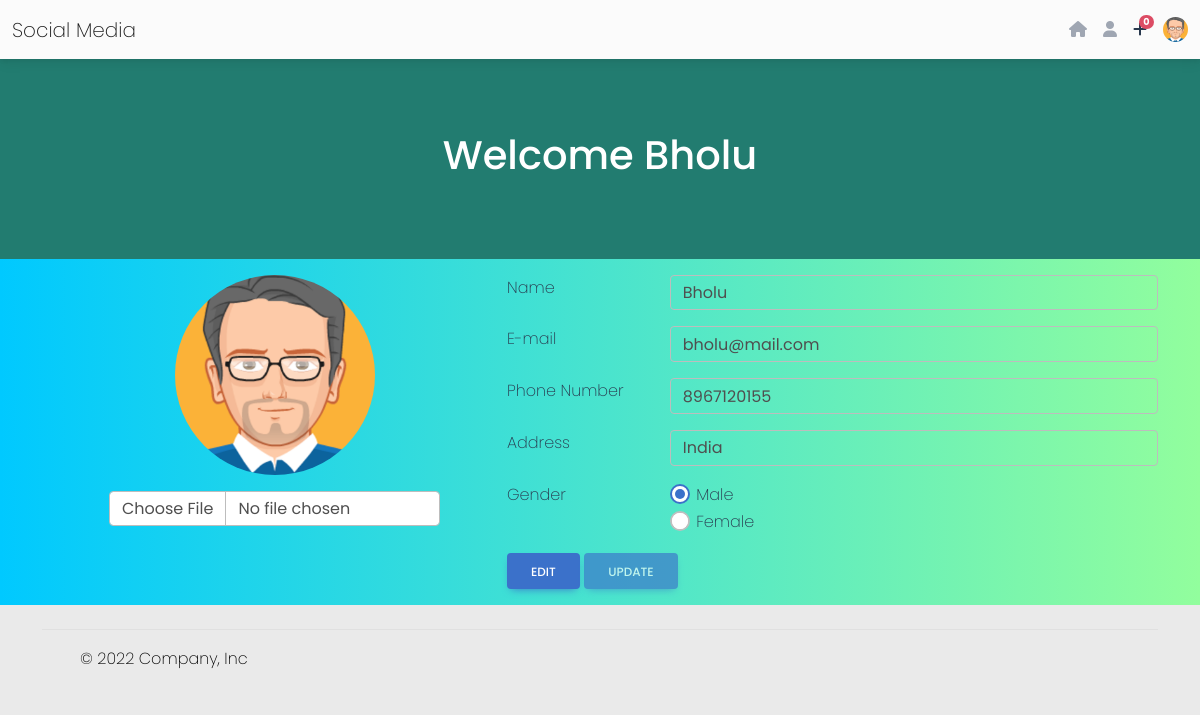
The page /my-account.php (signed in) on the database its author committed.
### tables this page shows
CREATE TABLE `tb_registration` (
  `id` int(10) NOT NULL,
  `name` varchar(255) NOT NULL,
  `email` varchar(255) NOT NULL,
  `password` varchar(255) NOT NULL,
  `phone` varchar(255) NOT NULL,
  `address` varchar(255) NOT NULL,
  `views` varchar(255) NOT NULL,
  `gender` varchar(255) NOT NULL,
  `profile_image` text NOT NULL
);

### db.php (called while the page is built)
<?php
function connect_database()
{
  $servername = "localhost";
  $username = "root";
  $password = "";
  $dbname = "social_media_db";
  $conn = new mysqli($servername, $username, $password, $dbname);
  if ($conn->connect_error) {
    die("Connection failed: " . $conn->connect_error);
  } else {
    return $conn;
  }
}

### functions.php (called while the page is built, shortened)
<?php
function retrive_data($id)
{
    $query = "Select * from tb_registration where id='$id'";
    $result = connect_database()->query($query);
    $row = $result->fetch_assoc();
    return $row;
}
function retrive_all_request($reciever_id)
{
    $query = "Select * from tb_request where requested_to = '$reciever_id'";
    $result = connect_database()->query($query);
    $row = $result->fetch_all();
    return $row;
}

### my-account.php (the view, shortened to what this page needs)
<?php
include("db.php");
include("functions.php");
$row = retrive_data($_COOKIE["login_auth"]);
$name = $row['name'];
$email = $row['email'];
$phone = $row['phone'];
$address = $row['address'];
$gender = $row['gender'];
?>
<?php include('includes/header.php'); ?>
<div class="row">
  <div class="col-lg-12  ">
    <div class="blue-header d-flex flex-column justify-content-center">
      <h1 class="text-center">Welcome <?= $name ?></h1>
    </div>
  </div>
</div>
<div class="gradient">
  <div class="container ">
    <div class="row justify-content-lg-between">
      <div class="col-lg-5 my-3 highlight">
        <div class="image-container ">
          <form action="<?php echo htmlspecialchars($_SERVER["PHP_SELF"]); ?>" method="POST"
            enctype="multipart/form-data">
            <div class="image-container">
              <img class="profile-image" src="uploads/<?= $profile_image ?>" />
            </div>
            <div class="row my-3 justify-content-center align-items-center">
              <input type="file" class="form-control imgUploadBtn" data-id="<?= $id; ?>" id="file" name="file"
                placeholder="Upload Your Photo" />
            </div>
          </form>
        </div>
      </div>
      <div class="col-lg-7">
        <form class="mt-3" action="<?php echo htmlspecialchars($_SERVER["PHP_SELF"]); ?>" method="POST">
          <div class="row my-3">
            <div class="col-lg-3">
              <label for="name">Name</label>
            </div>
            <div class="col-lg-9">
              <input type="text" class="form-control disabled-box bg-transparent" id="name" name="name"
                placeholder="Name" value="<?= $name ?>" disabled />
            </div>
          </div>
          <div class="row my-3">
            <div class="col-lg-3">
              <label for="email">E-mail</label>
            </div>
            <div class="col-lg-9">
              <input type="email" class="form-control disabled-box bg-transparent" id="email" name="email"
                placeholder="Email" value="<?= $email ?>" disabled />
            </div>
          </div>
          <div class="row my-3">
            <div class="col-lg-3">
              <label for="phone">Phone Number</label>
            </div>
            <div class="col-lg-9">
              <input type="tel" class="form-control disabled-box bg-transparent" id="phone" name="phone"
                value="<?= $phone ?>" placeholder="Phone Number" disabled />
            </div>
          </div>
          <div class="row my-3">
            <div class="col-lg-3">
              <label for="address">Address</label>
            </div>
            <div class="col-lg-9">
              <input type="address" class="form-control disabled-box bg-transparent" id="address" name="address"
                placeholder="Address" value="<?= $address ?>" disabled />
            </div>
          </div>
          <div class="row my-3">
            <div class="col-lg-3">
              <label for="gender">Gender</label>
            </div>
            <div class="col-lg-9">
              <div class="form-check">
                <input class="form-check-input" type="radio" name="gender" id="male" value="Male" <?php if (strtolower($gender) == "male") {
                  echo "checked";
                } ?> />
                <label class="form-check-label" for="male"> Male </label>
              </div>
              <div class="form-check">
                <input class="form-check-input" type="radio" name="gender" id="female" value="Female" <?php if (strtolower($gender) == "female") {
                  echo "checked";
                } ?> />
                <label class="form-check-label" for="female"> Female </label>
              </div>
            </div>
          </div>
          <div class="row my-3">
            <div class="col-lg-6">
              <a class=" btn btn-primary edit-button gy-3">Edit</a>
              <button class="btn btn-primary" type="submit" name="update" disabled>Update</button>
            </div>
          </div>
        </form>
      </div>
    </div>
  </div>
</div>
<?php include('includes/footer.php'); ?>

### includes/header.php (shortened to what this page needs)
<?php
if (isset($_COOKIE['login_auth'])) {
  $id = $_COOKIE["login_auth"];
  $query = "Select * from tb_registration where id='$id'";
  $result = connect_database()->query($query);
  $row = $result->fetch_assoc();
  $profile_image = $row['profile_image'];
}
$request_counter = 0;
?>
<!doctype html>
<html lang="en">
<head>
  <link href="https://cdnjs.cloudflare.com/ajax/libs/font-awesome/6.0.0/css/all.min.css" rel="stylesheet" />
  <link href="https://cdnjs.cloudflare.com/ajax/libs/mdb-ui-kit/6.0.1/mdb.min.css" rel="stylesheet" />
  <link rel="stylesheet" href="assets/css/style.css" />
</head>
<body>
  <header>
    <nav class="navbar navbar-expand-lg navbar-light bg-light">
      <div class="container-fluid">
        <div class="collapse navbar-collapse" id="navbarSupportedContent">
          <a class="navbar-brand mt-2 mt-lg-0" href="#">
            Social Media
          </a>
        </div>
        <?php if (isset($_COOKIE['login_auth'])) { ?>
          <div class="d-flex align-items-center">
            <a class="link-secondary me-3" href="index.php"><i class="fas fa-home"></i></a>
            <a class="link-secondary me-3" href="people.php"><i class="fas fa-user"></i></a>
            <div class="dropdown">
              <a class="text-reset me-3 dropdown-toggle hidden-arrow" href="#" id="navbarDropdownMenuLink" role="button"
                data-mdb-toggle="dropdown" aria-expanded="false">
                <i class="fa-solid fa-plus"></i>
                <span class="badge rounded-pill badge-notification bg-danger"><?=$request_counter?></span>
              </a>
                <?php
                $all_data = retrive_all_request($id);
                  ?>
            </div>
            <div class="dropdown">
              <a class="dropdown-toggle d-flex align-items-center hidden-arrow" href="#" id="navbarDropdownMenuAvatar"
                role="button" data-mdb-toggle="dropdown" aria-expanded="false">
                <img src="uploads/<?= $profile_image ?>" class="rounded-circle header-profile-image" height="25"
                  alt="Black and White Portrait of a Man" loading="lazy" />
              </a>
            </div>
          </div>
        <?php } ?>
      </div>
    </nav>
  </header>

### assets/css/style.css (style rules this page uses)
.row { --mdb-gutter-x: 0 rem; }
body { font-family: "Poppins", sans-serif; font-weight: 200; }
.gradient { background: linear-gradient(90deg, #00c9ff 0%, #92fe9d 100%); }
.blue-header { background-color: rgb(34, 124, 112); height: 200px; color: white; }
.image-container { display: flex; justify-content: center; align-items: center; }
.profile-image { height: 200px; width: 200px; border-radius: 100%; }
input#file { width: 90%; }
body { background-color: #f0f6ff; color: #28384d; }
body { background: #eaeaea; }

### rows shown on the page
tb_registration: profile_image (picture), name "Bholu", email "bholu@mail.com", phone "8967120155", address "India", gender "☑ Male", gender "☐ Female"

### other values the page prints
$request_counter "0"
